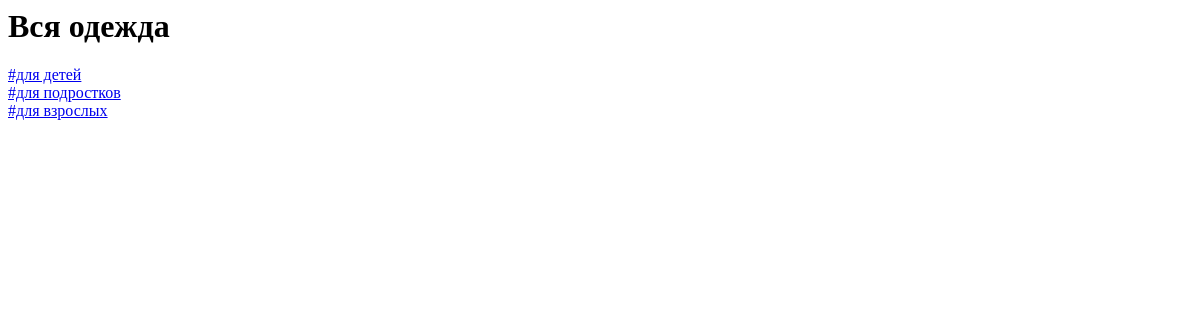
Before: /all_clothes/ with the older database file.
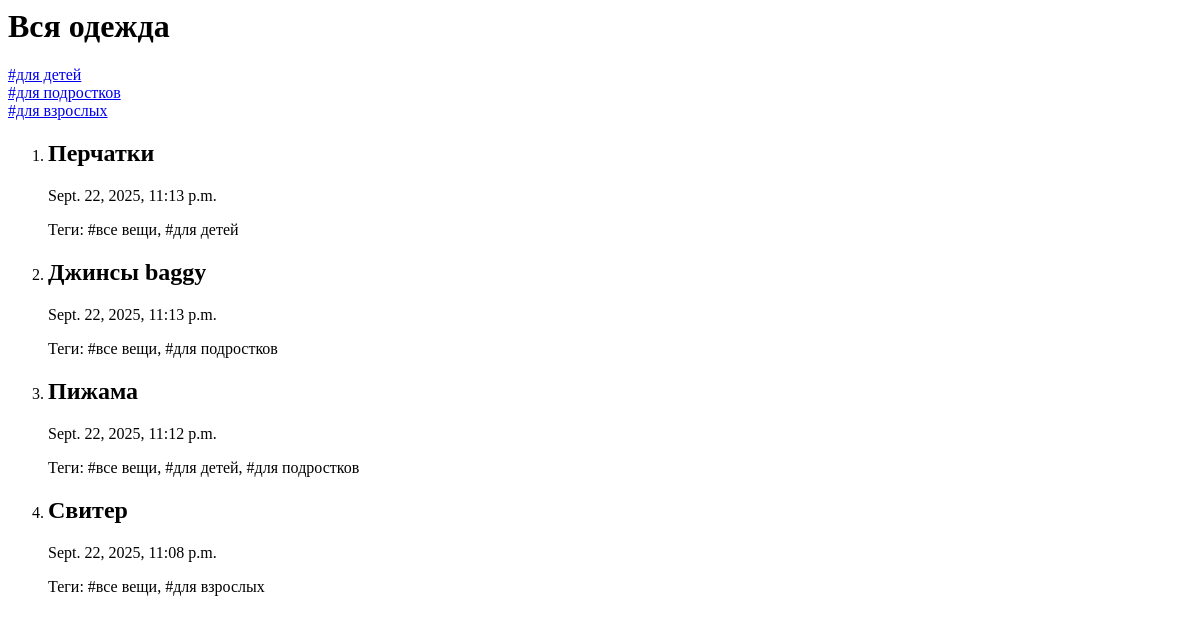
After: the same page with the newer database file.
### clothes/models.py (models this page shows, shortened)
class Clothes(models.Model):
    title = models.CharField(max_length=100, verbose_name="название")
    tags = models.ManyToManyField(Tag, verbose_name="теги")
    created_at = models.DateTimeField(auto_now_add=True, verbose_name="дата создания")
    class Meta:
        verbose_name = "одежда"
        verbose_name_plural = "одежда"

class Tag(models.Model):
    name = models.CharField(max_length=50, verbose_name="тег")
    class Meta:
        verbose_name = "тег"
        verbose_name_plural = "теги"

### clothes/views.py (the view)
# urls.py: path('all_clothes/', AllClothesListView.as_view(), name='all_clothes'),
class AllClothesListView(ListView):
    model = Clothes
    template_name = 'clothes/all_clothes.html'
    context_object_name = 'clothes'
    ordering = ['-id']

### clothes/templates/clothes/all_clothes.html
<h1>Вся одежда</h1>
<a href="{% url 'kids_clothes' %}">#для детей</a><br>
<a href="{% url 'teens_clothes' %}">#для подростков</a><br>
<a href="{% url 'adults_clothes' %}">#для взрослых</a><br>
<ol>
  {% for i in clothes %}
  <li>
    <h2>{{ i.title }}</h2>
    <p>{{ i.created_at }}</p>
    <p>
      Теги:
      {% for tag in i.tags.all %}
        {{ tag.name }}{% if not forloop.last %}, {% endif %}
      {% empty %}
        без тегов
      {% endfor %}
    </p>
  </li>
  {% endfor %}
</ol>

Changed rows visible on the page:
added Clothes: title "Перчатки", created_at "Sept. 22, 2025, 11:13 p.m."
added Tag: name "#все вещи"
added Tag: name "#для детей"
added Clothes: title "Джинсы baggy", created_at "Sept. 22, 2025, 11:13 p.m."
added Tag: name "#для подростков"
added Clothes: title "Пижама", created_at "Sept. 22, 2025, 11:12 p.m."
added Clothes: title "Свитер", created_at "Sept. 22, 2025, 11:08 p.m."
added Tag: name "#для взрослых", shown under "Свитер"
